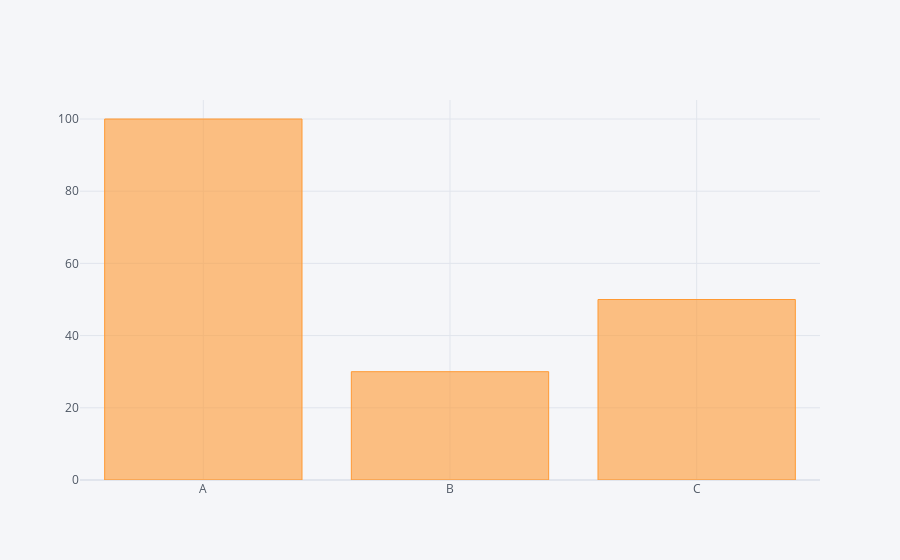

The code cell stored with this chart in its notebook:
### Code cell
# bar plots: https://plot.ly/python/bar-charts/

df_1.iplot(kind='bar', x='Category', y='Values')

### Figure 1 — Plotly figure (JSON) as saved in the notebook; plotly's stock layout.template omitted (floating-point values rounded to 4 significant figures)
{"data": [{"marker": {"color": "rgba(255, 153, 51, 0.6)", "line": {"color": "rgba(255, 153, 51, 1.0)", "width": 1}}, "name": "Values", "orientation": "v", "text": "", "type": "bar", "x": ["A", "B", "C"], "y": [100, 30, 50]}], "layout": {"legend": {"bgcolor": "#F5F6F9", "font": {"color": "#4D5663"}}, "paper_bgcolor": "#F5F6F9", "plot_bgcolor": "#F5F6F9", "title": {"font": {"color": "#4D5663"}}, "xaxis": {"gridcolor": "#E1E5ED", "showgrid": true, "tickfont": {"color": "#4D5663"}, "title": {"font": {"color": "#4D5663"}, "text": ""}, "zerolinecolor": "#E1E5ED"}, "yaxis": {"gridcolor": "#E1E5ED", "showgrid": true, "tickfont": {"color": "#4D5663"}, "title": {"font": {"color": "#4D5663"}, "text": ""}, "zerolinecolor": "#E1E5ED"}}}
